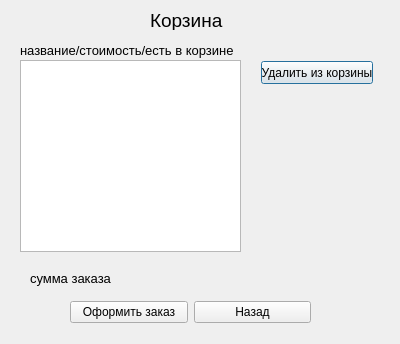
<?xml version="1.0" encoding="UTF-8"?>
<ui version="4.0">
 <class>BasketViewWindow</class>
 <widget class="QDialog" name="BasketViewWindow">
  <property name="geometry">
   <rect>
    <x>0</x>
    <y>0</y>
    <width>400</width>
    <height>344</height>
   </rect>
  </property>
  <property name="windowTitle">
   <string>Dialog</string>
  </property>
  <widget class="QListWidget" name="itemsList">
   <property name="geometry">
    <rect>
     <x>20</x>
     <y>60</y>
     <width>221</width>
     <height>192</height>
    </rect>
   </property>
  </widget>
  <widget class="QPushButton" name="deleteButton">
   <property name="geometry">
    <rect>
     <x>261</x>
     <y>61</y>
     <width>112</width>
     <height>23</height>
    </rect>
   </property>
   <property name="text">
    <string>Удалить из корзины</string>
   </property>
  </widget>
  <widget class="QLabel" name="messageLabel">
   <property name="geometry">
    <rect>
     <x>150</x>
     <y>10</y>
     <width>81</width>
     <height>20</height>
    </rect>
   </property>
   <property name="font">
    <font>
     <pointsize>14</pointsize>
    </font>
   </property>
   <property name="text">
    <string>Корзина</string>
   </property>
  </widget>
  <widget class="QLabel" name="legendLabel">
   <property name="geometry">
    <rect>
     <x>20</x>
     <y>40</y>
     <width>221</width>
     <height>20</height>
    </rect>
   </property>
   <property name="font">
    <font>
     <pointsize>10</pointsize>
    </font>
   </property>
   <property name="text">
    <string>название/стоимость/есть в корзине</string>
   </property>
  </widget>
  <widget class="QLabel" name="sumLabel">
   <property name="geometry">
    <rect>
     <x>30</x>
     <y>270</y>
     <width>211</width>
     <height>16</height>
    </rect>
   </property>
   <property name="font">
    <font>
     <pointsize>10</pointsize>
    </font>
   </property>
   <property name="text">
    <string>сумма заказа</string>
   </property>
  </widget>
  <widget class="QWidget" name="">
   <property name="geometry">
    <rect>
     <x>70</x>
     <y>300</y>
     <width>241</width>
     <height>25</height>
    </rect>
   </property>
   <layout class="QHBoxLayout" name="horizontalLayout">
    <item>
     <widget class="QPushButton" name="submitButton">
      <property name="text">
       <string>Оформить заказ</string>
      </property>
     </widget>
    </item>
    <item>
     <widget class="QPushButton" name="exitButton">
      <property name="text">
       <string>Назад</string>
      </property>
     </widget>
    </item>
   </layout>
  </widget>
 </widget>
 <resources/>
 <connections>
  <connection>
   <sender>exitButton</sender>
   <signal>clicked()</signal>
   <receiver>BasketViewWindow</receiver>
   <slot>reject()</slot>
   <hints>
    <hint type="sourcelabel">
     <x>234</x>
     <y>268</y>
    </hint>
    <hint type="destinationlabel">
     <x>235</x>
     <y>291</y>
    </hint>
   </hints>
  </connection>
 </connections>
</ui>
